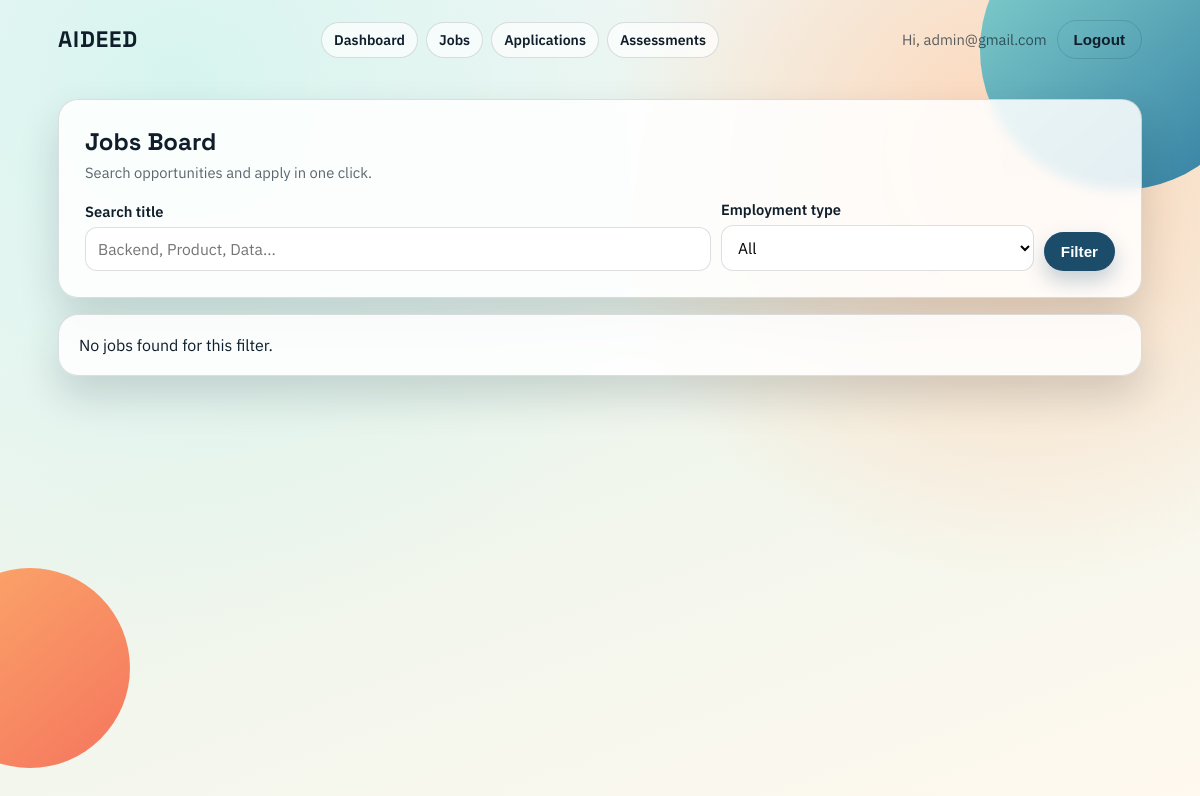
The app's page /jobs/ (signed in), older data.
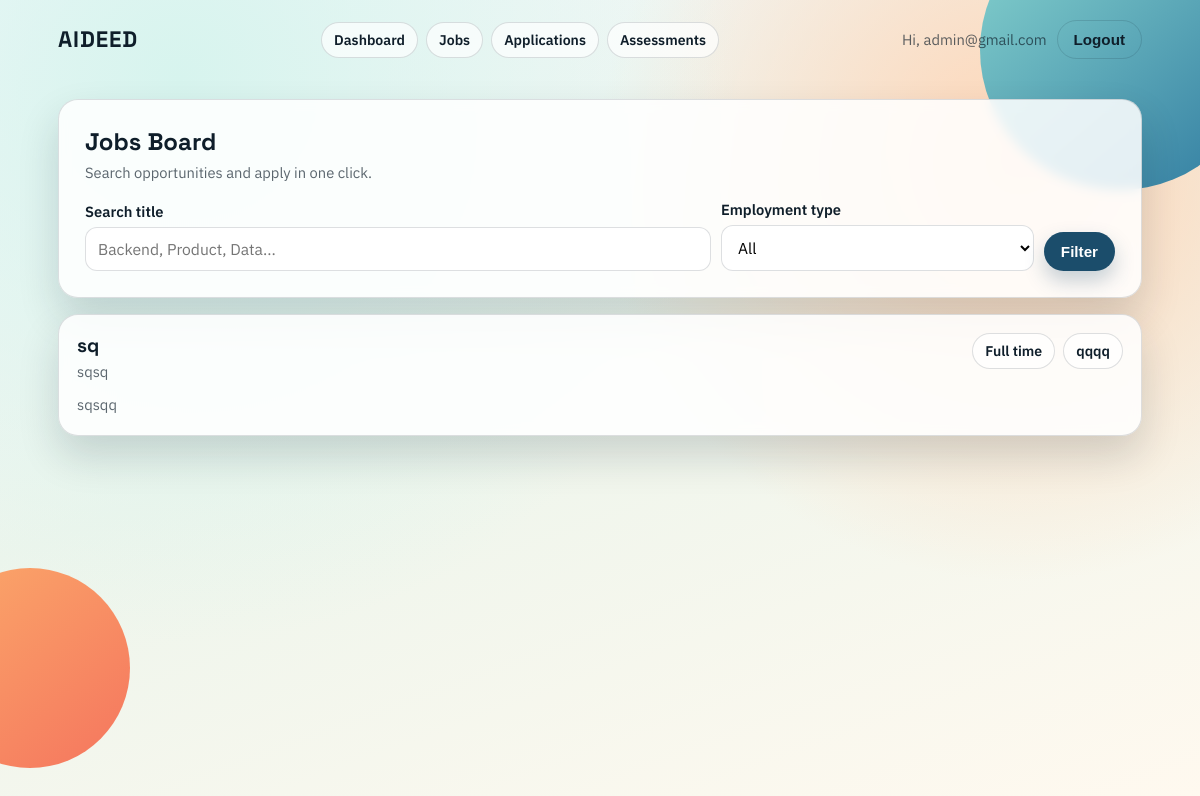
The same page, newer data.
### jobs/models.py (models this page shows, shortened)
class Job(models.Model):
	class EmploymentType(models.TextChoices):
		FULL_TIME = "full_time", "Full time"
		PART_TIME = "part_time", "Part time"
		CONTRACT = "contract", "Contract"
		INTERNSHIP = "internship", "Internship"
	class ExperienceLevel(models.TextChoices):
		JUNIOR = "junior", "Junior"
		MID = "mid", "Mid"
		SENIOR = "senior", "Senior"
		LEAD = "lead", "Lead"
	recruiter = models.ForeignKey("accounts.User", on_delete=models.CASCADE, related_name="posted_jobs")
	company = models.ForeignKey("accounts.Company", on_delete=models.SET_NULL, related_name="jobs", null=True, blank=True)
	category = models.ForeignKey(JobCategory, on_delete=models.SET_NULL, related_name="jobs", null=True, blank=True)
	title = models.CharField(max_length=255)
	description = models.TextField()
	requirements = models.TextField(blank=True)
	location = models.CharField(max_length=255, blank=True)
	employment_type = models.CharField(max_length=20, choices=EmploymentType.choices, default=EmploymentType.FULL_TIME)
	experience_level = models.CharField(max_length=20, choices=ExperienceLevel.choices, default=ExperienceLevel.JUNIOR)
	salary_min = models.DecimalField(max_digits=10, decimal_places=2, null=True, blank=True)
	salary_max = models.DecimalField(max_digits=10, decimal_places=2, null=True, blank=True)
	deadline = models.DateField(null=True, blank=True)
	is_active = models.BooleanField(default=True)
	skills = models.ManyToManyField(Skill, related_name="jobs", blank=True)
	created_at = models.DateTimeField(auto_now_add=True)
	updated_at = models.DateTimeField(auto_now=True)
	class Meta:
		ordering = ["-created_at"]

### accounts/models.py (models this page shows, shortened)
class Company(models.Model):
	owner = models.ForeignKey(settings.AUTH_USER_MODEL, on_delete=models.CASCADE, related_name="companies", verbose_name="Owner")
	name = models.CharField("Company name", max_length=255)
	description = models.TextField("Description", blank=True)
	website = models.URLField("Website", blank=True)
	location = models.CharField("Location", max_length=255, blank=True)
	logo = models.ImageField("Logo", upload_to="companies/", blank=True, null=True)
	created_at = models.DateTimeField("Created at", auto_now_add=True)
	class Meta:
		verbose_name = "Company"
		verbose_name_plural = "Companies"

class User(AbstractUser):
	class Role(models.TextChoices):
		CANDIDATE = "candidate", "Candidate"
		RECRUITER = "recruiter", "Recruiter"
		ADMIN = "admin", "Admin"
	username = None
	email = models.EmailField("Email address", unique=True)
	role = models.CharField("Role", max_length=20, choices=Role.choices, default=Role.CANDIDATE, db_index=True)
	USERNAME_FIELD = "email"
	REQUIRED_FIELDS = []
	objects = UserManager()
	class Meta:
		verbose_name = "User"
		verbose_name_plural = "Users"

### accounts/views.py (the view, shortened to what this page needs)
# urls.py: path("jobs/", views.jobs_page, name="jobs-board"),
@login_required
def jobs_page(request):
	query = request.GET.get("q", "").strip()
	employment_type = request.GET.get("employment_type", "").strip()
	jobs = Job.objects.select_related("recruiter", "company", "category").prefetch_related("skills").filter(is_active=True)
	if query:
		jobs = jobs.filter(title__icontains=query)
	if employment_type:
		jobs = jobs.filter(employment_type=employment_type)
	context = {
		"jobs": jobs,
		"query": query,
		"employment_type": employment_type,
		"employment_choices": Job.EmploymentType.choices,
	}
	return render(request, "accounts/jobs_board.html", context)

### accounts/templates/accounts/jobs_board.html (shortened to what this page needs)
{% extends 'accounts/base.html' %}
{% block content %}
<section class="card" style="padding: 26px; display: grid; gap: 18px;">
    <div style="display: flex; justify-content: space-between; gap: 12px; flex-wrap: wrap;">
        <div>
            <h1 style="font-family: 'Space Grotesk', sans-serif; margin: 0 0 6px;">Jobs Board</h1>
            <p class="muted" style="margin: 0;">Search opportunities and apply in one click.</p>
        </div>
    </div>
    <form method="get" style="display: grid; gap: 10px; grid-template-columns: 2fr 1fr auto; align-items: end;">
        <div>
            <label for="q">Search title</label>
            <input id="q" name="q" value="{{ query }}" placeholder="Backend, Product, Data...">
        </div>
        <div>
            <label for="employment_type">Employment type</label>
            <select id="employment_type" name="employment_type">
                <option value="">All</option>
            </select>
        </div>
        <button class="btn btn-primary" type="submit">Filter</button>
    </form>
</section>
<section style="margin-top: 16px; display: grid; gap: 12px;">
    {% for job in jobs %}
        <article class="card" style="padding: 18px; display: grid; gap: 12px;">
            <div style="display: flex; justify-content: space-between; gap: 10px; flex-wrap: wrap;">
                <div>
                    <h2 style="margin: 0; font-family: 'Space Grotesk', sans-serif; font-size: 1.2rem;">{{ job.title }}</h2>
                    <p class="muted" style="margin: 4px 0 0;">{{ job.company.name|default:job.recruiter.email }}</p>
                </div>
                <div style="display: flex; gap: 8px; flex-wrap: wrap; align-items: start;">
                    <span class="pill-link" style="pointer-events:none;">{{ job.get_employment_type_display }}</span>
                    {% if job.location %}<span class="pill-link" style="pointer-events:none;">{{ job.location }}</span>{% endif %}
                </div>
            </div>
            <p class="muted" style="margin: 0; line-height: 1.6;">{{ job.description|truncatechars:220 }}</p>
        </article>
    {% empty %}
        <article class="card" style="padding: 20px;">No jobs found for this filter.</article>
    {% endfor %}
</section>
{% endblock %}

Row changes from the older to the newer data that the page shows:
added Job: title "sq", company.name "sqsq", employment_type "Full time", location "qqqq", description "sqsqq"
Text that changed along with them:
text no longer shown: "No jobs found for this filter."
